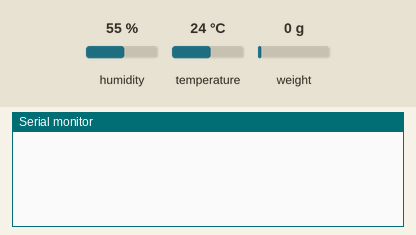
The sketch below on a simulated Arduino Uno, built with avr-gcc and run on an emulated ATmega328P. On the bench: the last lines printed to the serial monitor. The inputs (shaded band) are chosen by the test bench; at power-on: humidity 55 %, weight on the scale 0 g, temperature 24 °C.

Above: at 2.2 s.
2.3 s: humidity set to 22 %
At 4.5 s:
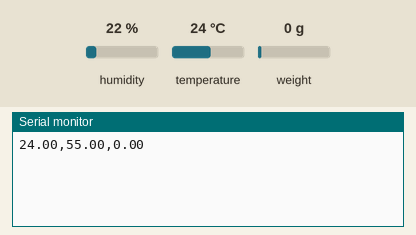
9.5 s: weight on the scale set to 100 g
At 14.0 s:
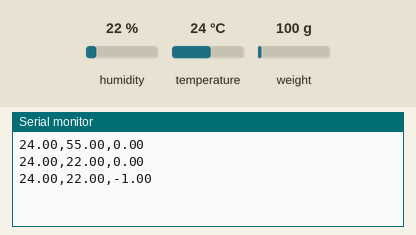
14.3 s: temperature set to 12 °C
At 18.7 s:
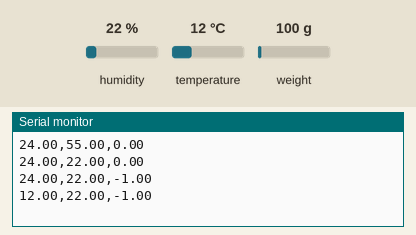
19.1 s: weight on the scale set to 1250 g
At 23.7 s:
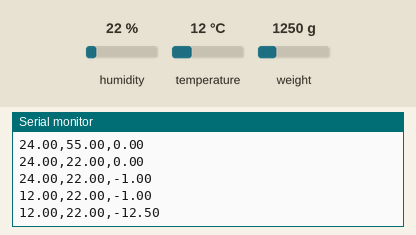
23.9 s: humidity set to 40 %
At 29.3 s:
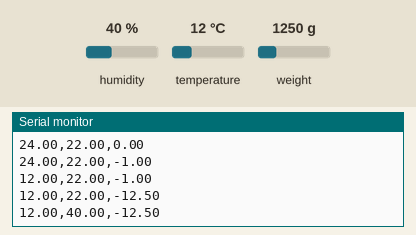
Timing chart, 0 to 29.7 s (numbered marks = the images above; inputs shaded):
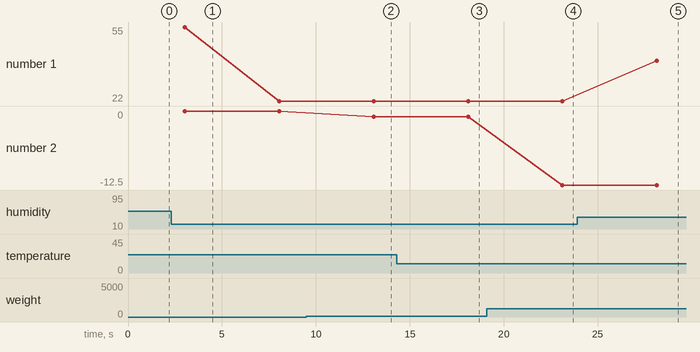

The sketch:

Temp_LoadMonitoringArduino.ino
```cpp
#include<DHT.h>
#include "HX711.h"
#define DT 4
#define SCK 5

HX711 scale;

float calibration_factor = 11.375;
DHT dht(2,DHT11);

void setup() {
  dht.begin();
  Serial.begin(115200);
  scale.begin(DT,SCK);
  scale.set_scale(calibration_factor);
  scale.tare();
  //Serial.println("Time,Temperature, Humidity,Load");
   scale.begin(DT, SCK);

  }

void loop() {
  // put your main code here, to run repeatedly:
  float h = dht.readHumidity();
  float t = dht.readTemperature();
  float L = scale.get_units(10);

  delay(1000);

Serial.print(t);
Serial.print(",");

Serial.print(h);
Serial.print(",");

Serial.println(-L/100);
  delay(3000);
}
```

Measured:
- after the input at 9.5 s, the serial monitor: prints a new line after 3.6 s (image 2)
- after the input at 14.3 s, the serial monitor: prints a new line after 3.8 s (image 3)
- after the input at 19.1 s, the serial monitor: prints a new line after 4.0 s (image 4)
- after the input at 23.9 s, the serial monitor: prints a new line after 4.2 s (image 5)
- plotted number 1: 22 → 40 after the input at 23.9 s
- plotted number 2: 0 → -1 after the input at 9.5 s, -1 → -12.5 after the input at 19.1 s
